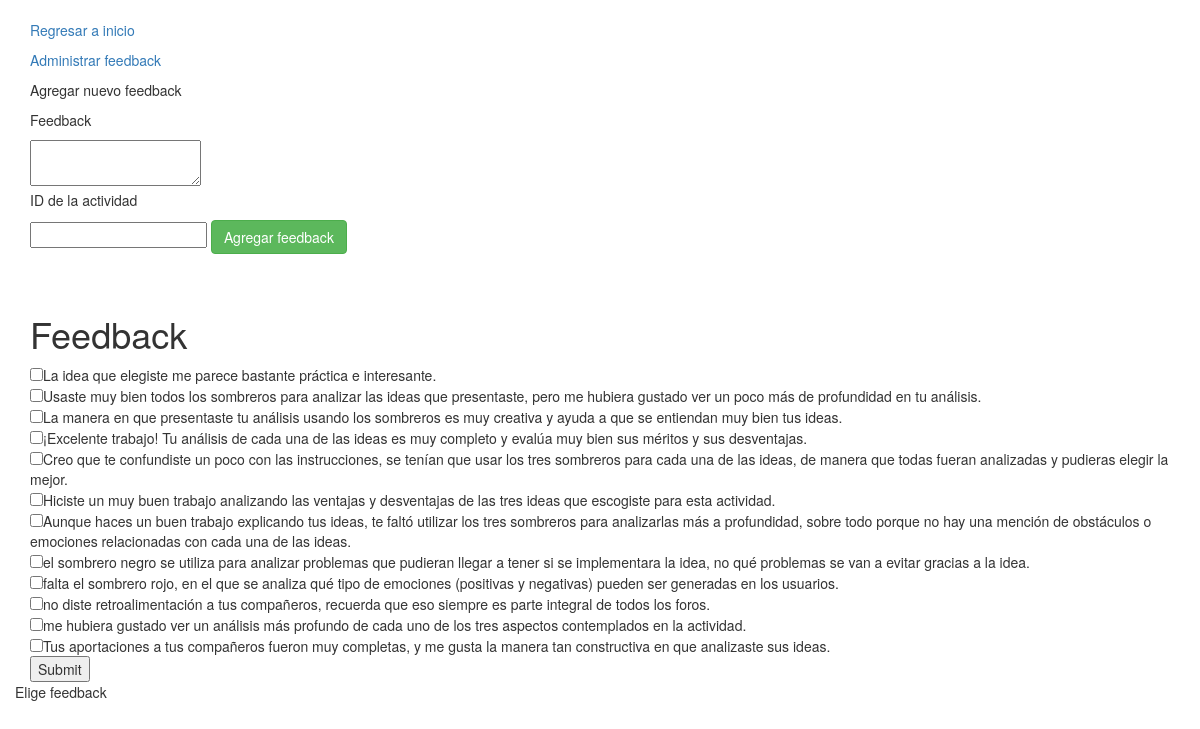
Screenshot of /feedback/15 with the database file from the repository.
### feedbackinator/models.py (models this page shows)
class Feedback(db.Model):
	id = db.Column(db.Integer, primary_key=True)
	actividad = db.Column(db.Integer, db.ForeignKey("actividades.id"), nullable=False)
	feedback = db.Column(db.Text, nullable = False)
	def __repr__(self):
		return self.feedback

### feedbackinator/routes.py (the view, shortened to what this page needs)
@app.route("/feedback/<actividad>", methods=["GET", "POST"])
def feedback(actividad):
	feedback = Feedback.query.filter_by(actividad=actividad).all()
	if request.method=="GET":
		mensaje = "Elige feedback"
		return render_template("feedback.html", actividad=actividad, feedback=feedback, mensaje=mensaje)

### feedbackinator/templates/feedback.html (shortened to what this page needs)
{% extends "base.html" %}
{% block content %}
<div class="container mt-3 mb-10">
</div>
<div class="container mt-3 mb-10">
	<p><a href="/">Regresar a inicio</a></p>
	<p><a href="/managefeedback/{{actividad}}">Administrar feedback</a></p>
    <p>Agregar nuevo feedback</p>
    <form class="form-inline my-2 my-lg-0" action="/nuevofeedback" method="POST">
    <p>Feedback</p>
    	<textarea id="feedback", name="feedback">
        </textarea><br>
    <p>ID de la actividad</p>
    <input type="text", id="nombreactividad", name="nombreactividad" required>
    <button type="submit" class="btn btn-success">Agregar feedback</button>
    </form>
</div>
<div class="container mt-3 mb-10">
</div>
<div class="container mt-3 mb-10">
</div>
<div class="container mt-3 mb-10">
    <h1>Feedback</h1>
</div>
<div class="container">
	<div class="row">
	    <div class="col-sm-8">
	    	<form method="POST" action="/feedback/{{actividad}}">
	    	{% if feedback is not none %}
		        {% for feed in feedback %}
		        <div class="container">
		            <div class="row mb-3">
		                   <input type="checkbox" value="{{feed.id}}" name="formafeedback">{{ feed }}
		            </div>
		        </div>
		        {% endfor %}
		        <input type="submit">
		    {% else %}
		        <div class="container">
		            <h4>Todavía no hay ningún curso.</h4>
		        </div>
		    {% endif %}
			</form>
	    </div>
	</div>
	<div class ="row">
    	{{mensaje}}
    </div>
 </div>
{% endblock %}

### rows the page displays
Feedback: feedback "La idea que elegiste me parece bastante práctica e interesante."
Feedback: feedback "Usaste muy bien todos los sombreros para analizar las ideas que presentaste, pero me hubiera gustado ver un poco más de profundidad en tu análisis."
Feedback: feedback "La manera en que presentaste tu análisis usando los sombreros es muy creativa y ayuda a que se entiendan muy bien tus ideas."
Feedback: feedback "¡Excelente trabajo! Tu análisis de cada una de las ideas es muy completo y evalúa muy bien sus méritos y sus desventajas."
Feedback: feedback "Creo que te confundiste un poco con las instrucciones, se tenían que usar los tres sombreros para cada una de las ideas, de manera que todas fueran analizadas y pudieras elegir la mejor."
Feedback: feedback "Hiciste un muy buen trabajo analizando las ventajas y desventajas de las tres ideas que escogiste para esta actividad."
Feedback: feedback "Aunque haces un buen trabajo explicando tus ideas, te faltó utilizar los tres sombreros para analizarlas más a profundidad, sobre todo porque no hay una mención de obstáculos o emociones relacionadas con cada una de las ideas."
Feedback: feedback "el sombrero negro se utiliza para analizar problemas que pudieran llegar a tener si se implementara la idea, no qué problemas se van a evitar gracias a la idea."
Feedback: feedback "falta el sombrero rojo, en el que se analiza qué tipo de emociones (positivas y negativas) pueden ser generadas en los usuarios."
Feedback: feedback "no diste retroalimentación a tus compañeros, recuerda que eso siempre es parte integral de todos los foros."
Feedback: feedback "me hubiera gustado ver un análisis más profundo de cada uno de los tres aspectos contemplados en la actividad."
Feedback: feedback "Tus aportaciones a tus compañeros fueron muy completas, y me gusta la manera tan constructiva en que analizaste sus ideas."

### other values shown
{{ mensaje }} "Elige feedback"
